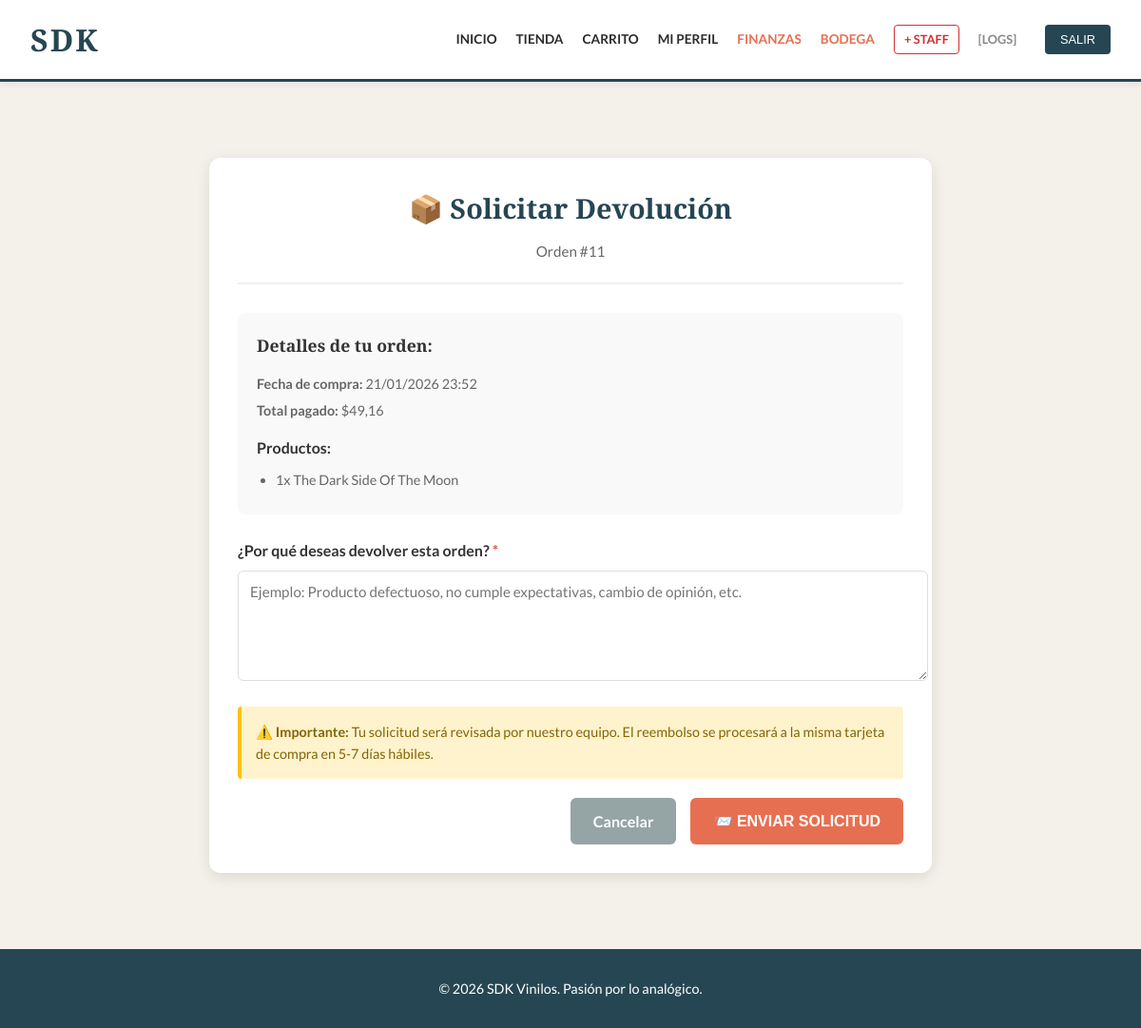
The app's page /orden/devolver/11/ (signed in) with its own data.
### tienda/models.py (models this page shows, shortened)
class OrdenVenta(models.Model):
    TIPO_ENTREGA_CHOICES = [
        ('DOMICILIO', 'Entrega a Domicilio'),
        ('RETIRO', 'Retiro en Tienda'),
    ]
    ESTADOS = [('PENDIENTE', 'Pendiente'), ('PAGADO', 'Pagado'), ('DEVUELTO', 'Devuelto')]
    ESTADOS_ENVIO = [
        ('REVISION', '⏳ En Revisión'),
        ('PREPARANDO', '📦 Preparando Paquete'),
        ('EN_CAMINO', '🚚 En Camino'),
        ('ENTREGADO', '✅ Entregado'),
    ]
    cliente = models.ForeignKey(User, on_delete=models.CASCADE)
    fechaCompra = models.DateTimeField(auto_now_add=True)
    estadoOrden = models.CharField(max_length=20, choices=ESTADOS, default='PENDIENTE')
    subtotalSinImpuestos = models.DecimalField(max_digits=10, decimal_places=2, default=0)
    valorImpuestos = models.DecimalField(max_digits=10, decimal_places=2, default=0)
    valorDescuento = models.DecimalField(max_digits=10, decimal_places=2, default=0)
    totalFinal = models.DecimalField(max_digits=10, decimal_places=2, default=0)
    estadoEntrega = models.CharField(max_length=20, choices=ESTADOS_ENVIO, default='REVISION')
    metodoPago = models.CharField(max_length=50, default='Tarjeta Crédito')
    infoPago = models.CharField(max_length=20, default='**** 0000', verbose_name="Terminación Tarjeta")
    motivoDevolucion = models.TextField(blank=True, null=True)
    montoReembolsado = models.DecimalField(max_digits=10, decimal_places=2, default=0)
    cuponAplicado = models.ForeignKey(CuponDescuento, on_delete=models.SET_NULL, null=True, blank=True)
    tipoEntrega = models.CharField(max_length=20,choices=TIPO_ENTREGA_CHOICES,default='RETIRO')
    direccionEntrega = models.TextField( null=True,blank=True,help_text="Dirección de entrega a domicilio")
    montoDescuento = models.DecimalField(max_digits=10, decimal_places=2, default=0)
    class Meta:
        ordering = ['-fechaCompra']

class DetalleOrden(models.Model):
    orden = models.ForeignKey(OrdenVenta, related_name='detalles', on_delete=models.CASCADE)
    producto = models.ForeignKey(ViniloMusical, on_delete=models.PROTECT)
    cantidad = models.IntegerField(default=1)
    precioUnitarioHistorico = models.DecimalField(max_digits=10, decimal_places=2)

class ViniloMusical(models.Model):
    tituloDisco = models.CharField(max_length=200)
    artistaPrincipal = models.CharField(max_length=200)
    precioUnitario = models.DecimalField(
        max_digits=10,
        decimal_places=2,
        help_text="Precio CON IVA incluido (Ley Ecuador)"
    )
    stockDisponible = models.IntegerField(default=0)
    porcentajeDescuento = models.IntegerField(
        default=0,
        verbose_name="Descuento (%)",
        help_text="0 para precio normal"
    )
    activo = models.BooleanField(default=True, verbose_name="¿Activo en Tienda?")
    imagenPortada = models.ImageField(upload_to='portadas/', blank=True, null=True)
    imagenUrl = models.URLField(
        max_length=500,
        blank=True,
        null=True,
        verbose_name="URL de Imagen (Opcional)"
    )
    categoria = models.CharField(max_length=100, verbose_name="Género Musical")
    esNuevo = models.BooleanField(default=True)
    aceptaDevolucion = models.BooleanField(default=True)
    descripcion = models.TextField(
        blank=True,
        null=True,
        verbose_name="Descripción del Álbum",
        help_text="Historia del disco, canciones destacadas, etc."
    )
    listaCanciones = models.TextField(
        blank=True,
        null=True,
        verbose_name="Lista de Canciones",
        help_text="Una por línea o separadas por comas"
    )
    class Meta:
        verbose_name = "Vinilo Musical"
        verbose_name_plural = "Vinilos Musicales"
        ordering = ['-id']

### tienda/views.py (the view, shortened to what this page needs)
# urls.py: path('orden/devolver/<int:orden_id>/', views.solicitarDevolucion, name='devolver_orden'),
@login_required
def solicitarDevolucion(request, orden_id):
    from .models import SolicitudDevolucion
    orden = get_object_or_404(OrdenVenta, pk=orden_id, cliente=request.user)
    if orden.estadoEntrega != 'ENTREGADO':
        messages.error(request, f"⚠️ No puedes solicitar devolución de un pedido que aún no ha sido entregado. Estado actual: {orden.get_estadoEntrega_display()}")
        return redirect('perfil')
    dias_pasados = (timezone.now() - orden.fechaCompra).days
    if dias_pasados > 7:
        messages.error(request, f"⏰ El plazo de devolución expiró hace {dias_pasados - 7} días.")
        registrarLog(request.user, f"Intento devolución Orden #{orden.id}: Rechazado por tiempo")
        return redirect('perfil')
    if orden.estadoOrden == 'DEVUELTO':
        messages.warning(request, "Esta orden ya fue devuelta.")
        return redirect('perfil')
    if SolicitudDevolucion.objects.filter(orden=orden, estadoSolicitud='PENDIENTE').exists():
        messages.warning(request, "Ya tienes una solicitud de devolución pendiente para esta orden.")
        return redirect('perfil')
    tiene_devolvibles = any(d.producto.aceptaDevolucion for d in orden.detalles.all())
    if not tiene_devolvibles:
        messages.error(request, "Los productos de esta orden no aceptan devolución (Venta Final).")
        registrarLog(request.user, f"Intento devolución Orden #{orden.id}: Rechazado (Política Venta Final)")
        return redirect('perfil')
    return render(request, 'tienda/solicitar_devolucion.html', {'orden': orden})

### tienda/templatetags/roles.py (called while the page is built)
@register.filter(name='tiene_rol')
def tiene_rol(user, nombre_grupo):
    if user.is_superuser:
        return True
    return user.groups.filter(name=nombre_grupo).exists()

### tienda/templates/tienda/solicitar_devolucion.html (shortened to what this page needs)
{% extends 'tienda/base.html' %}
{% block content %}
<div style="max-width: 700px; margin: 40px auto; background: white; padding: 30px; border-radius: 12px; box-shadow: 0 4px 15px rgba(0,0,0,0.1);">
    <div style="text-align: center; margin-bottom: 30px; padding-bottom: 20px; border-bottom: 2px solid #f0f0f0;">
        <h2 style="margin: 0; color: var(--secundario); font-size: 1.8rem;">📦 Solicitar Devolución</h2>
        <p style="margin: 10px 0 0 0; color: #666; font-size: 0.95rem;">Orden #{{ orden.id }}</p>
    </div>
    <div style="background: #f9f9f9; padding: 20px; border-radius: 8px; margin-bottom: 25px;">
        <h3 style="margin: 0 0 15px 0; color: #333; font-size: 1.1rem;">Detalles de tu orden:</h3>
        <div style="margin-bottom: 15px;">
            <p style="margin: 0; color: #666; font-size: 0.9rem;">
                <strong>Fecha de compra:</strong> {{ orden.fechaCompra|date:'d/m/Y H:i' }}
            </p>
            <p style="margin: 5px 0 0 0; color: #666; font-size: 0.9rem;">
                <strong>Total pagado:</strong> ${{ orden.totalFinal }}
            </p>
        </div>
        <div>
            <p style="margin: 0 0 10px 0; font-weight: bold; color: #333;">Productos:</p>
            <ul style="margin: 0; padding-left: 20px;">
                {% for detalle in orden.detalles.all %}
                <li style="margin: 5px 0; color: #666; font-size: 0.9rem;">
                    {{ detalle.cantidad }}x {{ detalle.producto.tituloDisco }}
                </li>
                {% endfor %}
            </ul>
        </div>
    </div>
    <form method="POST" action="{% url 'devolver_orden' orden.id %}">
        <div style="margin-bottom: 20px;">
            <label for="motivo" style="display: block; margin-bottom: 8px; font-weight: bold; color: #333;">
                ¿Por qué deseas devolver esta orden? <span style="color: #e74c3c;">*</span>
            </label>
            <textarea
                id="motivo"
                name="motivo"
                rows="5"
                required
                placeholder="Ejemplo: Producto defectuoso, no cumple expectativas, cambio de opinión, etc."
                style="width: 100%; padding: 12px; border: 1px solid #ddd; border-radius: 6px; font-size: 0.95rem; font-family: inherit; resize: vertical;"
            ></textarea>
        </div>
        <div style="background: #fff3cd; border-left: 4px solid #ffc107; padding: 15px; margin-bottom: 20px; border-radius: 4px;">
            <p style="margin: 0; color: #856404; font-size: 0.9rem; line-height: 1.6;">
                <strong>⚠️ Importante:</strong> Tu solicitud será revisada por nuestro equipo.
                El reembolso se procesará a la misma tarjeta de compra en 5-7 días hábiles.
            </p>
        </div>
        <div style="display: flex; gap: 15px; justify-content: flex-end;">
            <a href="{% url 'perfil' %}" style="padding: 12px 24px; background: #95a5a6; color: white; text-decoration: none; border-radius: 6px; font-weight: bold; text-align: center;">
                Cancelar
            </a>
            <button
                type="submit"
                class="btn"
                style="padding: 12px 24px; background: var(--acento); color: white; border: none; border-radius: 6px; font-weight: bold; cursor: pointer; font-size: 1rem;"
            >
                📨 Enviar Solicitud
            </button>
        </div>
    </form>
</div>
{% endblock %}

### tienda/templates/tienda/base.html (style rules this page uses)
:root { --fondo: #f4f1ea; --texto: #2b2b2b; --acento: #e76f51; --secundario: #264653; --borde: #dcd6cc; }
body { font-family: 'Lato', sans-serif; background-color: var(--fondo); color: var(--texto); margin: 0; line-height: 1.6; min-height: 100vh; display: flex; flex-direction: column; }
h1, h2, h3 { font-family: 'Playfair Display', serif; color: var(--secundario); margin-top: 0; }
.btn { display: inline-block; background: var(--acento); color: white; padding: 10px 20px; text-decoration: none; border-radius: 4px; font-weight: bold; border: none; cursor: pointer; transition: transform 0.2s, background 0.3s; font-size: 0.9rem; text-transform: uppercase; }

### records on screen
OrdenVenta: id "11", fechaCompra "21/01/2026 23:52", totalFinal "49,16"
DetalleOrden: cantidad "1", producto.tituloDisco "The Dark Side Of The Moon"
